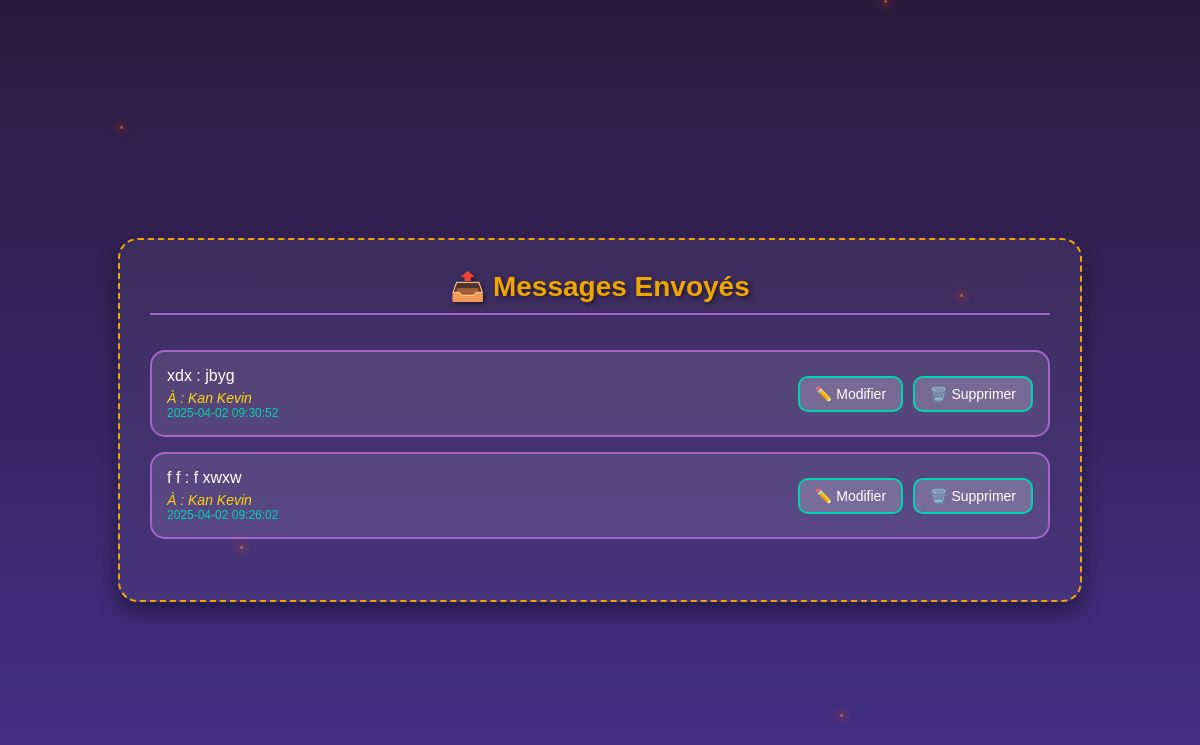
Page /pages/messages_envoyes.php (signed in) on the committed database.
### tables this page shows
CREATE TABLE `messages` (
  `id` int NOT NULL,
  `expediteur_id` int NOT NULL,
  `contact_id` int NOT NULL,
  `message` text NOT NULL,
  `date_envoi` timestamp NULL DEFAULT CURRENT_TIMESTAMP,
  `objet` varchar(255) DEFAULT NULL,
  `audio` varchar(255) DEFAULT NULL,
  `fichier` varchar(255) DEFAULT NULL
);

CREATE TABLE `Utilisateurs` (
  `id` int NOT NULL,
  `nom` varchar(100) NOT NULL,
  `prenom` varchar(100) NOT NULL,
  `email` varchar(100) NOT NULL,
  `mot_de_passe` varchar(255) NOT NULL,
  `date_naissance` date DEFAULT NULL,
  `genre` enum('Homme','Femme','Non précisé') DEFAULT NULL,
  `date_creation` timestamp NULL DEFAULT CURRENT_TIMESTAMP
);

### pages/messages_envoyes.php (the view, shortened to what this page needs)
<?php
include __DIR__ . '/../config/database.php';
$user_id = $_SESSION['user_id'];
$messages = [];
$error = "";
try {
    $sql = "SELECT m.id, m.message, m.objet, m.date_envoi, u.nom, u.prenom
            FROM messages m
            JOIN contacts c ON m.contact_id = c.id
            JOIN utilisateurs u ON c.utilisateur_contact = u.id
            WHERE m.expediteur_id = ?
            ORDER BY m.date_envoi DESC";
    $stmt = $pdo->prepare($sql);
    $stmt->execute([$user_id]);
    $messages = $stmt->fetchAll(PDO::FETCH_ASSOC);
} catch (PDOException $e) {
    $error = "❌ Erreur lors de la récupération des messages : " . $e->getMessage();
}
$messages_data = [];
if (!empty($error)) {
    $messages_data['error'] = $error;
} elseif (!empty($messages)) {
    foreach ($messages as $message) {
        $messages_data[] = [
            'id' => $message['id'],
            'message' => htmlspecialchars($message['message']),
            'objet' => htmlspecialchars($message['objet']),
            'date_envoi' => $message['date_envoi'],
            'nom' => htmlspecialchars($message['nom']),
            'prenom' => htmlspecialchars($message['prenom'])
        ];
    }
}
?>
<!DOCTYPE html>
<html lang="fr">
<head>
    <link rel="stylesheet" href="https://cdnjs.cloudflare.com/ajax/libs/font-awesome/6.0.0-beta3/css/all.min.css">
</head>
<body>
    <div class="magma-comet" style="top: 15%; left: 10%; animation-duration: 1.5s;"></div>
    <div class="magma-comet" style="top: 35%; left: 80%; animation-duration: 2s;"></div>
    <div class="magma-comet" style="top: 65%; left: 20%; animation-duration: 1.7s;"></div>
    <div class="magma-comet" style="top: 85%; left: 70%; animation-duration: 2.2s;"></div>
    <div class="messages-container">
        <h2>📤 Messages Envoyés</h2>
        <?php if (isset($messages_data['error'])): ?>
            <p class="error"><?php echo $messages_data['error']; ?></p>
        <?php elseif (empty($messages_data)): ?>
            <p class="no-messages">😢 Aucun message envoyé pour le moment.</p>
        <?php else: ?>
            <ul class="messages-list">
                <?php foreach ($messages_data as $message): ?>
                    <li class="message-item">
                        <div class="message-info">
                            <div class="message-content"><?php echo $message['objet'] ? $message['objet'] : '[Sans objet]'; ?> : <?php echo $message['message']; ?></div>
                            <div class="message-destinataire">À : <?php echo $message['nom'] . " " . $message['prenom']; ?></div>
                            <div class="message-date"><?php echo $message['date_envoi']; ?></div>
                        </div>
                        <div class="message-actions">
                            <a href="modifier_messages.php?message_id=<?php echo $message['id']; ?>">✏️ Modifier</a>
                            <a href="messages_envoyes.php?delete_message_id=<?php echo $message['id']; ?>" class="btn-delete" onclick="return confirm('Voulez-vous vraiment supprimer ce message ?');">🗑️ Supprimer</a>
                        </div>
                    </li>
                <?php endforeach; ?>
            </ul>
        <?php endif; ?>
    </div>
</body>
</html>

### pages/messages_envoyes.php (style rules this page uses)
body { font-family: 'Comic Sans MS', 'Arial', sans-serif; background: linear-gradient(to bottom, #2a1b3d, #44318d); color: #fff; margin: 0; padding: 20px; min-height: 100vh; display: flex; justify-content: center; align-items: center; overflow: hidden; position: relative; }
.magma-comet { position: absolute; width: 3px; height: 3px; background: linear-gradient(45deg, #ff4500, #ffd60a); border-radius: 50%; box-shadow: 0 0 8px 3px rgba(255, 69, 0, 0.5); animation: cometFlow linear infinite; opacity: 0.6; }
.messages-container { width: 90%; max-width: 900px; background: rgba(255, 255, 255, 0.05); border-radius: 20px; padding: 30px; box-shadow: 0 10px 20px rgba(0, 0, 0, 0.4); border: 2px dashed #f0a500; position: relative; z-index: 1; text-align: center; }
h2 { font-size: 28px; color: #f0a500; margin: 0 0 20px; text-shadow: 2px 2px 4px rgba(0, 0, 0, 0.5); border-bottom: 2px solid #a663cc; padding-bottom: 10px; }
.messages-list { list-style: none; padding: 0; max-height: 600px; overflow-y: auto; }
.message-item { background: rgba(255, 255, 255, 0.1); border: 2px solid #a663cc; border-radius: 15px; padding: 15px; margin: 15px 0; transition: all 0.3s ease; display: flex; justify-content: space-between; align-items: center; }
.message-info { flex-grow: 1; text-align: left; }
.message-content { font-size: 16px; color: #fff; margin-bottom: 5px; }
.message-destinataire { font-style: italic; color: #ffd60a; font-size: 14px; }
.message-date { font-size: 12px; color: #00d4b4; }
.message-actions { display: flex; gap: 10px; }
.message-actions a { padding: 8px 15px; background: rgba(255, 255, 255, 0.2); border: 2px solid #00d4b4; border-radius: 10px; color: #fff; text-decoration: none; font-size: 14px; transition: all 0.3s ease; }
.btn-delete { border-color: #ff4040; }

### rows in the picture
messages: objet "xdx", message "jbyg", utilisateurs.nom "Kan", utilisateurs.prenom "Kevin", date_envoi "2025-04-02 09:30:52"
messages: objet "f f", message "f xwxw", utilisateurs.nom "Kan", utilisateurs.prenom "Kevin", date_envoi "2025-04-02 09:26:02"
